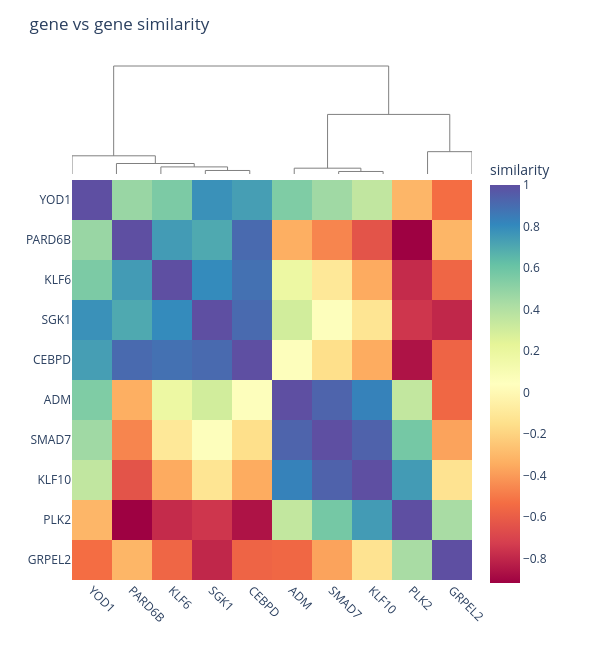

The notebook cell this image was saved under:
### Code cell
plot_heatmap(sim=gg_hvg_mean_ntr, type="gene", cluster=True)

### Figure 1 — Plotly figure (JSON) as saved in the notebook; plotly's stock layout.template omitted (floating-point values rounded to 4 significant figures)
{"data": [{"hoverinfo": "skip", "line": {"color": "gray", "width": 1}, "mode": "lines", "showlegend": false, "type": "scatter", "x": [35.0, 35.0, 45.0, 45.0], "xaxis": "x", "y": [0.0, 0.08997, 0.08997, 0.0], "yaxis": "y"}, {"hoverinfo": "skip", "line": {"color": "gray", "width": 1}, "mode": "lines", "showlegend": false, "type": "scatter", "x": [25.0, 25.0, 40.0, 40.0], "xaxis": "x", "y": [0.0, 0.1808, 0.1808, 0.08997], "yaxis": "y"}, {"hoverinfo": "skip", "line": {"color": "gray", "width": 1}, "mode": "lines", "showlegend": false, "type": "scatter", "x": [15.0, 15.0, 32.5, 32.5], "xaxis": "x", "y": [0.0, 0.267, 0.267, 0.1808], "yaxis": "y"}, {"hoverinfo": "skip", "line": {"color": "gray", "width": 1}, "mode": "lines", "showlegend": false, "type": "scatter", "x": [5.0, 5.0, 23.75, 23.75], "xaxis": "x", "y": [0.0, 0.4631, 0.4631, 0.267], "yaxis": "y"}, {"hoverinfo": "skip", "line": {"color": "gray", "width": 1}, "mode": "lines", "showlegend": false, "type": "scatter", "x": [65.0, 65.0, 75.0, 75.0], "xaxis": "x", "y": [0.0, 0.06434, 0.06434, 0.0], "yaxis": "y"}, {"hoverinfo": "skip", "line": {"color": "gray", "width": 1}, "mode": "lines", "showlegend": false, "type": "scatter", "x": [55.0, 55.0, 70.0, 70.0], "xaxis": "x", "y": [0.0, 0.1482, 0.1482, 0.06434], "yaxis": "y"}, {"hoverinfo": "skip", "line": {"color": "gray", "width": 1}, "mode": "lines", "showlegend": false, "type": "scatter", "x": [85.0, 85.0, 95.0, 95.0], "xaxis": "x", "y": [0.0, 0.5687, 0.5687, 0.0], "yaxis": "y"}, {"hoverinfo": "skip", "line": {"color": "gray", "width": 1}, "mode": "lines", "showlegend": false, "type": "scatter", "x": [62.5, 62.5, 90.0, 90.0], "xaxis": "x", "y": [0.1482, 1.517, 1.517, 0.5687], "yaxis": "y"}, {"hoverinfo": "skip", "line": {"color": "gray", "width": 1}, "mode": "lines", "showlegend": false, "type": "scatter", "x": [14.38, 14.38, 76.25, 76.25], "xaxis": "x", "y": [0.4631, 2.75, 2.75, 1.517], "yaxis": "y"}, {"colorbar": {"len": 0.85, "title": {"text": "similarity"}, "y": 0.4}, "colorscale": [[0, "rgb(158,1,66)"], [0.1, "rgb(213,62,79)"], [0.2, "rgb(244,109,67)"], [0.3, "rgb(253,174,97)"], [0.4, "rgb(254,224,139)"], [0.5, "rgb(255,255,191)"], [0.6, "rgb(230,245,152)"], [0.7, "rgb(171,221,164)"], [0.8, "rgb(102,194,165)"], [0.9, "rgb(50,136,189)"], [1, "rgb(94,79,162)"]], "hovertemplate": "<b>gene x</b>: %{x}<br><b>gene y</b>: %{y}<br><b>similarity</b>: %{z:.3f}<extra></extra>", "type": "heatmap", "x": ["YOD1", "PARD6B", "KLF6", "SGK1", "CEBPD", "ADM", "SMAD7", "KLF10", "PLK2", "GRPEL2"], "xaxis": "x2", "y": ["YOD1", "PARD6B", "KLF6", "SGK1", "CEBPD", "ADM", "SMAD7", "KLF10", "PLK2", "GRPEL2"], "yaxis": "y2", "z": [[1.0, 0.4748, 0.5564, 0.7769, 0.7357, 0.5469, 0.4541, 0.3533, -0.3118, -0.5337], [0.4748, 1.0, 0.7447, 0.7007, 0.9092, -0.3396, -0.464, -0.6364, -0.9178, -0.3132], [0.5564, 0.7447, 1.0, 0.7995, 0.8864, 0.1797, -0.1028, -0.3504, -0.7868, -0.5644], [0.7769, 0.7007, 0.7995, 1.0, 0.91, 0.2999, 0.05748, -0.1221, -0.7505, -0.7994], [0.7357, 0.9092, 0.8864, 0.91, 1.0, 0.05419, -0.149, -0.3475, -0.8617, -0.5692], [0.5469, -0.3396, 0.1797, 0.2999, 0.05419, 1.0, 0.9287, 0.827, 0.3486, -0.5579], [0.4541, -0.464, -0.1028, 0.05748, -0.149, 0.9287, 1.0, 0.9357, 0.5756, -0.3764], [0.3533, -0.6364, -0.3504, -0.1221, -0.3475, 0.827, 0.9357, 1.0, 0.7444, -0.1294], [-0.3118, -0.9178, -0.7868, -0.7505, -0.8617, 0.3486, 0.5756, 0.7444, 1.0, 0.4313], [-0.5337, -0.3132, -0.5644, -0.7994, -0.5692, -0.5579, -0.3764, -0.1294, 0.4313, 1.0]]}], "layout": {"height": 652, "margin": {"b": 72, "l": 72, "r": 120, "t": 60}, "paper_bgcolor": "white", "plot_bgcolor": "white", "title": {"text": "gene vs gene similarity"}, "width": 592, "xaxis": {"anchor": "y", "domain": [0, 1], "visible": false}, "xaxis2": {"anchor": "y2", "domain": [0, 1], "tickangle": 45}, "yaxis": {"anchor": "x", "domain": [0.7692, 1], "visible": false}, "yaxis2": {"anchor": "x2", "autorange": "reversed", "domain": [0, 0.7692]}}}
